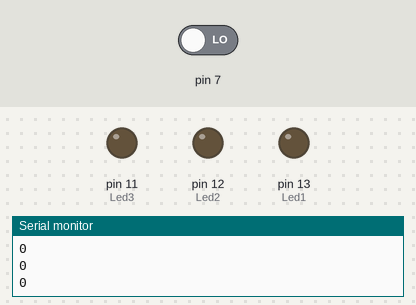
Bench run of a sketch on a simulated Arduino Uno, built with avr-gcc and run on an emulated ATmega328P. Parts: output pins drawn as LEDs (lit = HIGH), the last lines printed to the serial monitor. The test bench sets the inputs (shaded band); at power-on: pin 7 LOW.

Above: at 1.8 s.
1.9 s: pin 7 driven HIGH
At 2.4 s:
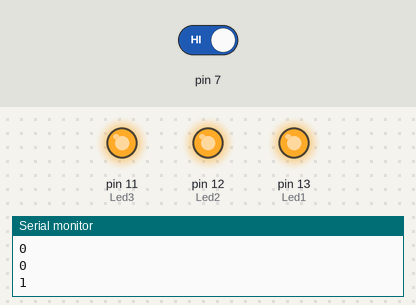
3.5 s: pin 7 driven LOW
At 4.8 s:
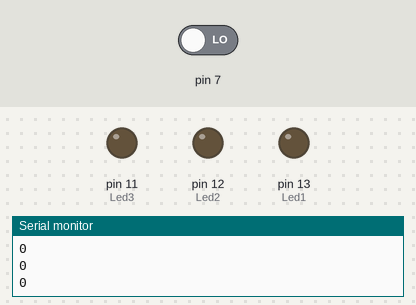
Timing chart, 0 to 6.5 s (numbered marks = the images above; inputs shaded):
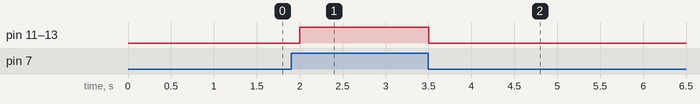

Measured:
- after the input at 1.9 s, pin 11 (Led3), pin 12 (Led2), pin 13 (Led1): LOW → HIGH after 0.10 s
- after the input at 3.5 s, pin 11 (Led3), pin 12 (Led2), pin 13 (Led1): HIGH → LOW at once

The sketch:

sketch_jul08a.ino
```cpp
int Led1=13;
int Led2=12;
int Led3=11;
int d=500;
void setup() {
  pinMode(Led1,OUTPUT);
  pinMode(Led2,OUTPUT);
  pinMode(Led3,OUTPUT);
  Serial.begin(9600);
  pinMode(7,INPUT);

}

void loop() {
int s=digitalRead(7);
Serial.println(s);
if(s==1){
  digitalWrite(Led1,HIGH);
 digitalWrite(Led2,HIGH);
  digitalWrite(Led3,HIGH);
  delay(d);
   }
 else{ digitalWrite(Led1,LOW);
  digitalWrite(Led2,LOW);
 digitalWrite(Led3,LOW);
 delay(d);}


}
```
